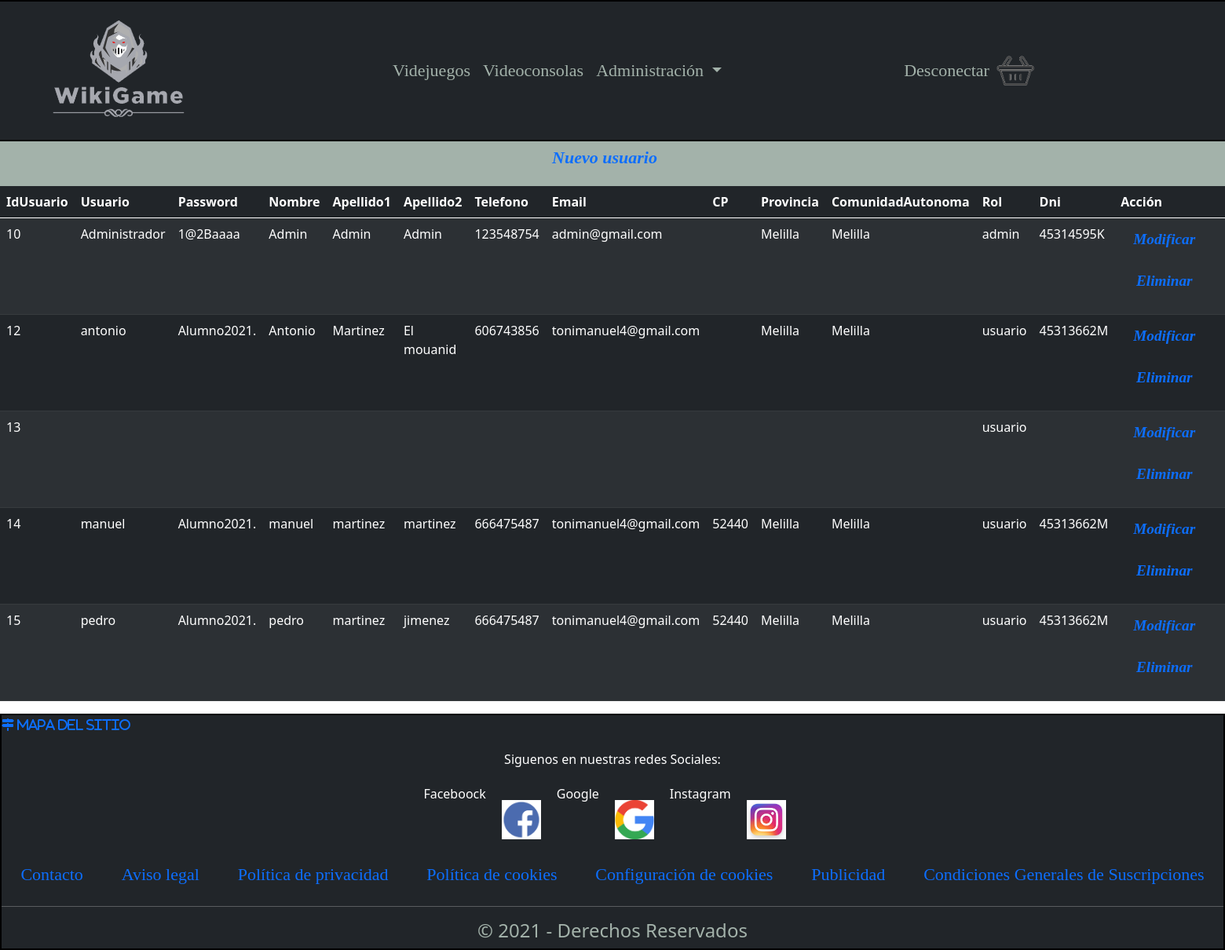
/Codigo/panel.php (signed in), run on an earlier commit of the app's database.
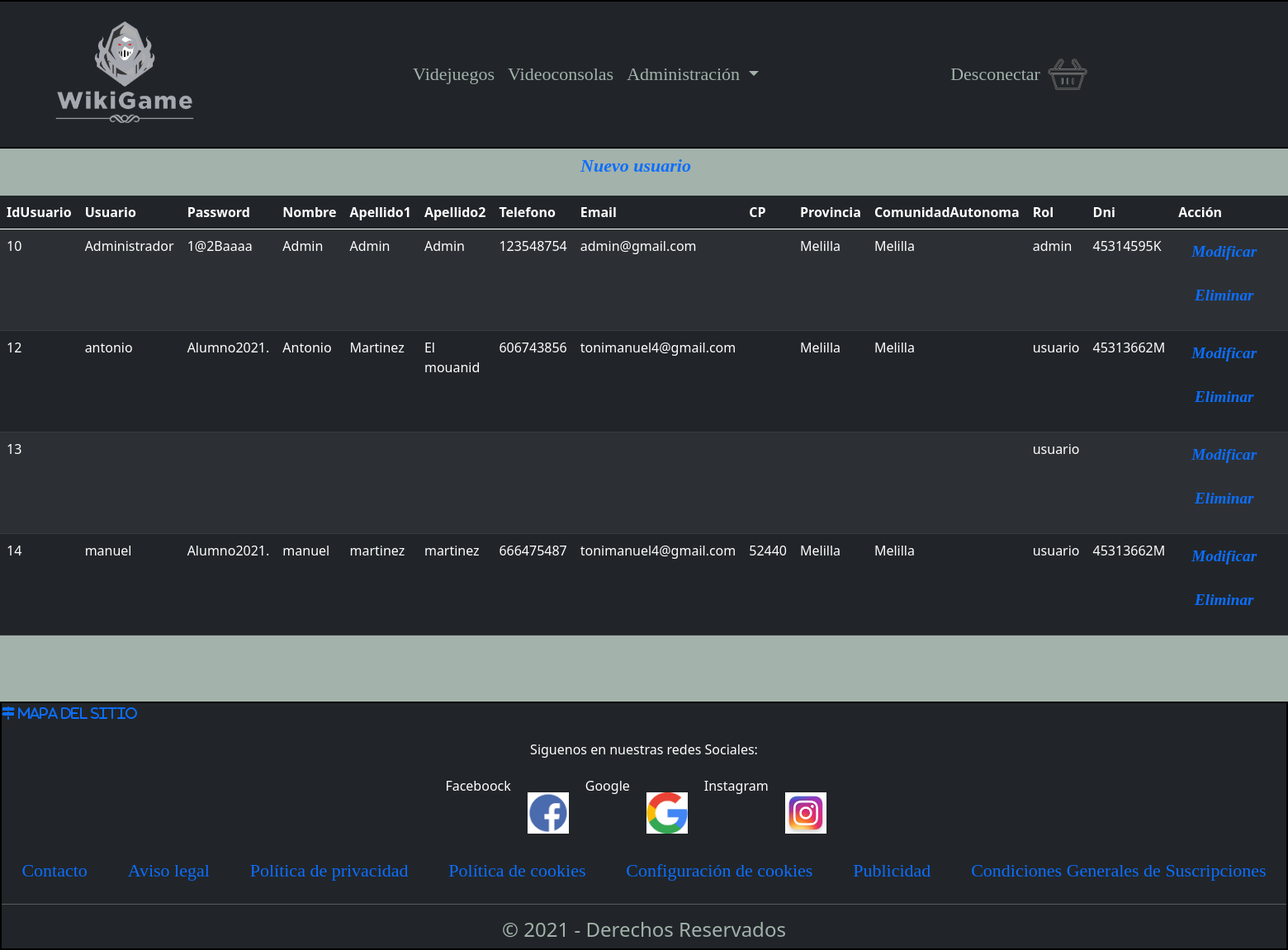
And on a later commit of the database.
### tables this page shows
CREATE TABLE `usuario` (
  `idUsuario` int NOT NULL,
  `Usuario` varchar(20) NOT NULL COMMENT 'El usuario debe ser ?nico en la Base de Datos. Adem?s debe tener una longitud m?nima de 6 caracteres.',
  `Password` varchar(45) NOT NULL COMMENT 'La contrase?a no puede ser nula.\nTiene que tener una longitud m?nima de 8 caracteres, contener n?meros y alg?n car?cter especial de la siguiente lista (!,@,#,$,%,&,?,?,*,?)',
  `Nombre` varchar(45) NOT NULL,
  `Apellido1` varchar(45) NOT NULL,
  `Apellido2` varchar(45) DEFAULT NULL,
  `Telefono` varchar(10) NOT NULL COMMENT 'Se comprobar? que solo puedan ser tel?fonos nacionales',
  `Email` varchar(45) NOT NULL COMMENT 'Se comprobar? que es un email v?lido',
  `CP` varchar(5) NOT NULL,
  `Provincia` varchar(45) NOT NULL COMMENT 'Se comprobar? que la provincia introducida concuerda con el CP introducido',
  `ComunidadAutonoma` varchar(45) NOT NULL COMMENT 'Se comprobar? que la provincia seleccionada pertenece a la comunidad aut?noma correspondiente',
  `Rol` varchar(45) NOT NULL,
  `Dni` varchar(45) NOT NULL
);

### Codigo/DAOusuarios.php (called while the page is built, shortened)
<?php
    function obtenerUsuarios($conexion){
         $consulta = "SELECT * FROM Usuario" ;
         $resultado = mysqli_query($conexion, $consulta);
         return $resultado;
    }
?>

### Codigo/panel.php (the view, shortened to what this page needs)
<?php
	require 'DAOusuarios.php';
?>
<!DOCTYPE html>
<html>
	<head>
		<link rel="stylesheet" type="text/css" href="css/estilo.css">
		<link href="https://cdn.jsdelivr.net/npm/bootstrap@5.0.0-beta2/dist/css/bootstrap.min.css" rel="stylesheet">
	</head>
<body>
<?php include('./inc/header.php');?>
<div class="cuerpo">
	<div class="nav justify-content-center" id="botones">
		<a class="nav-item nav-link" aria-current="page" href="nuevoUsuario.php">Nuevo usuario</a>
	</div>
	<table class="table table-striped table-dark">
		<thead>
			<tr>
				<th>IdUsuario</th>
				<th>Usuario</th>
				<th>Password</th>
				<th>Nombre</th>
				<th>Apellido1</th>
				<th>Apellido2</th>
				<th>Telefono</th>
				<th>Email</th>
				<th>CP</th>
				<th>Provincia</th>
				<th>ComunidadAutonoma</th>
				<th>Rol</th>
				<th>Dni</th>
				<th>Acción</th>
			</tr>
		</thead>
		<tbody>
			<?php
				 $conexion = conectar(false);
				 $result = obtenerUsuarios($conexion);
				 while ($fila = mysqli_fetch_assoc($result)) {?>
				 	<tr>
				 		<?php foreach ($fila as $key => $value) {?>
				 			<td id="td"> <?= $value ?> </td>
				 		<?php
				 			}
				 		?>
				 			<td>
								<ul class="nav justify-content-center">
							  		<li class="nav-item" id="botones">
							    		<a class="nav-link active" aria-current="page" href="actualizarUsuarioAdmin.php?idUsuario=<?php echo $fila['idUsuario']; ?>" value="Actualizar" name="Actualizar">Modificar</a>
							  		</li>
									<li class="nav-item" id="botones">
							    		<a  class="nav-link" href="borrar_usuarioAdmin.php?idUsuario=<?php  echo $fila['idUsuario'];?>" value="eliminar" name="eliminar" onclick="return ConfirmarEliminar()">Eliminar</a>
									</li>
								</ul>
							</td>
				 	</tr>
				 		<?php
							}
						?>
		</tbody>
	</table>
</div>
<?php include("./inc/footer.php")?>
</body>
</html>

### Codigo/inc/header.php (shortened to what this page needs)
<?php
if(empty($_SESSION['idUsuario'])){
	echo'
<header class="row bg-dark">
	<nav class="navbar navbar-expand-lg navbar-light bg-dark">
  		<div class="container-fluid">
   			<a class="justify-content-start" href="Home.php"><img src="imagenes/logo-home.png" loading="eager" class="img-responsive"></a>
			<button class="navbar-toggler" type="button" data-bs-toggle="collapse" data-bs-target="#navbarSupportedContent" aria-controls="navbarSupportedContent" aria-expanded="false" aria-label="Toggle navigation">
      			<span class="navbar-toggler-icon"></span>
    		</button>
    		<div class="collapse navbar-collapse" id="navbarSupportedContent">
      			<ul class="navbar-nav me-auto mb-2 mb-lg-0 justify-content-center mx-auto">
      				<li class="nav-item">
				    	<a class="nav-link" aria-current="page" style="color: #a3b2aa;" href="videojuegosusuario.php"> Videjuegos</a>
				  	</li>
				 	<li class="nav-item">
						<a class="nav-link" style="color: #a3b2aa;" href="videoconsolasusuario.php"> Videoconsolas</a>
				  	</li>
      			</ul>
      			<ul class="navbar-nav mb-2 mb-lg-0">
      				<li class="nav-item">
        				<a class="nav-link botonLog" style="color: #a3b2aa;" href="login.php"><svg xmlns="http://www.w3.org/2000/svg" width="16" height="16" fill="currentColor" class="bi bi-person-circle" viewBox="0 0 16 16">
				  	<path d="M11 6a3 3 0 1 1-6 0 3 3 0 0 1 6 0z"/>
				  	<path fill-rule="evenodd" d="M0 8a8 8 0 1 1 16 0A8 8 0 0 1 0 8zm8-7a7 7 0 0 0-5.468 11.37C3.242 11.226 4.805 10 8 10s4.757 1.225 5.468 2.37A7 7 0 0 0 8 1z"/></svg>  Logueate</a>
        			</li>
        			<li class="nav-item">
        				<a class="nav-link botoDesconecta" style="color: #a3b2aa;"  href="ingresarUsuario.php"><svg xmlns="http://www.w3.org/2000/svg" width="16" height="16" fill="currentColor" class="bi bi-person-plus-fill" viewBox="0 0 16 16">
			  		<path d="M1 14s-1 0-1-1 1-4 6-4 6 3 6 4-1 1-1 1H1zm5-6a3 3 0 1 0 0-6 3 3 0 0 0 0 6z"/>
			 		<path fill-rule="evenodd" d="M13.5 5a.5.5 0 0 1 .5.5V7h1.5a.5.5 0 0 1 0 1H14v1.5a.5.5 0 0 1-1 0V8h-1.5a.5.5 0 0 1 0-1H13V5.5a.5.5 0 0 1 .5-.5z"/>
					</svg>  Registrate</a>
        			</li>
      			</ul>
    		</div>
  		</div>
	</nav>
</header>
';
}else{
switch($_SESSION['Rol']){
		case "admin":
			echo'
<header class="row bg-dark">
	<nav class="navbar navbar-expand-lg navbar-light bg-dark">
  		<div class="container-fluid">
   			<a class="justify-content-start" href="Home.php"><img src="imagenes/logo-home.png" loading="eager" class="img-responsive"></a>
			<button class="navbar-toggler" type="button" data-bs-toggle="collapse" data-bs-target="#navbarSupportedContent" aria-controls="navbarSupportedContent" aria-expanded="false" aria-label="Toggle navigation">
      			<span class="navbar-toggler-icon"></span>
    		</button>
    		<div class="collapse navbar-collapse" id="navbarSupportedContent">
      			<ul class="navbar-nav me-auto mb-2 mb-lg-0 mx-auto">
      				<li class="nav-item">
				    	<a class="nav-link" aria-current="page" style="color: #a3b2aa;" href="videojuegosusuario.php"> Videjuegos</a>
				  	</li>
				 	<li class="nav-item">
						<a class="nav-link" style="color: #a3b2aa;" href="videoconsolasusuario.php"> Videoconsolas</a>
				  	</li>
        			<li class="nav-item dropdown">
          				<a class="nav-link dropdown-toggle" style="color: #a3b2aa;" id="navbarDropdown" role="button" data-bs-toggle="dropdown" aria-expanded="true">
            			Administración
          				</a>
          				<ul class="dropdown-menu bg-dark" aria-labelledby="navbarDropdown">
            				<li><a class="dropdown-item" style="color: #a3b2aa;" href="videoconsolasadmin.php">Videoconsolas</a></li>
            				<li><a class="dropdown-item" style="color: #a3b2aa;" href="videojuegosadmin.php">Videojuegos</a></li>
            				<li><a class="dropdown-item" style="color: #a3b2aa;" href="panel.php">Panel de Usuarios</a></li>
            				<li><a class="dropdown-item" style="color: #a3b2aa;" href="productosadmin.php">Productos</a></li>
      					</ul>
        			</li>
      			</ul>
      			<ul class="navbar-nav me-auto mb-2 mb-lg-0 justify-content-end">
      				<li class="nav-item">
        				<a class="nav-link" style="color: #a3b2aa;" href="logout.php">Desconectar</a>
        			</li>
					<li class="nav-item">
						<a href="cesta.php"><img src="imagenes/carrito.png" style="width: 50px; height: 50px;"></a>
        			</li>
      			</ul>
    		</div>
  		</div>
	</nav>
</header>
';
			break;
	}
}
?>

### Codigo/inc/footer.php
<footer class="bg-dark">
	<div>
			<div id="mapa-del-sitio">
			<a href="mapa-del-sitio.php"><i class="fas fa-map-signs"> Mapa del Sitio</i></a>
			</div>
			<p id="parrafo-footer">Siguenos en nuestras redes Sociales:</p>
			<div class="redes-footer">
				<p>Faceboock</p>
				<a href="https://www.facebook.com/toni.manuel781/"><img src="imagenes/facebook-icono.png" class="icon-redes-footer"></a>
				<p>Google</p>
				<a href="https://www.google.es/"><img src="imagenes/google-icono.png" class="icon-redes-footer"></a>
				<p>Instagram</p>
				<a href="https://www.instagram.com/toniimanuel7/"><img src="imagenes/instagram-icono.jpg" class="icon-redes-footer"></a>
			</div>
				<div class="ayudas">
					<ul class="nav nav-pills nav-fill">
					  <li class="nav-item">
					    <a class="nav-link" href="#">Contacto</a>
					  </li>
					  <li class="nav-item">
					    <a class="nav-link" href="#">Aviso legal</a>
					  </li>
					  <li class="nav-item">
					    <a class="nav-link" href="#">Política de privacidad</a>
					  </li>
					  <li class="nav-item">
					    <a class="nav-link" href="#">Política de cookies</a>
					  </li>
					  <li class="nav-item">
					    <a class="nav-link" href="#">Configuración de cookies</a>
					  </li>
					  <li class="nav-item">
					    <a class="nav-link" href="#">Publicidad</a>
					  </li>
					  <li class="nav-item">
					    <a class="nav-link" href="#">Condiciones Generales de Suscripciones</a>
					  </li>
					</ul>
				</div>
			<hr>
			<h4>© 2021  -  Derechos Reservados</h4>
	</div>
</footer>

### Codigo/css/estilo.css (style rules this page uses)
body { background-color: #a3b2aa; }
header { background-color: black; border: solid 2px black; display: flex; justify-content: space-between; align-items: center; max-height: 200px; }
footer { color: white; background-color: #fc2003; border: solid 2px black; }
img { width: 250px; }
h4 { text-align: center; margin-top: 40px; margin-bottom: 10px; color: #a3b2aa; font-weight: 500; }
.cuerpo { min-height: calc(100vh - 80px - 50px); background-color: #a3b2aa; }
.nav-link { color: #a3b2aa; }
.nav-item { font-size: 22px; font-family: Impact, fantasy; color: #f9fffc; }
.redes-footer { display: flex; justify-content: center; margin-top: 20px; }
.icon-redes-footer { font-size: 40px; color: white; margin: 20px; width: 50px; height: 50px; display: flex; justify-content: center; }
.ayudas { font-size: 15px; }
.navbar { display: flex; flex-wrap: wrap; }
#parrafo-footer { margin-top: 20px; text-align: center; color: white; }
#botones { font: oblique bold 120% cursive; margin-right: 20px; margin-bottom: 15px; }

What changed in the data, as far as the page shows it:
removed usuario: idUsuario "15", Usuario "pedro", Password "Alumno2021.", Nombre "pedro", Apellido1 "martinez", Apellido2 "jimenez", Telefono "666475487", Email "tonimanuel4@gmail.com", CP "52440", Provincia "Melilla", ComunidadAutonoma "Melilla", Rol "usuario", Dni "45313662M"
